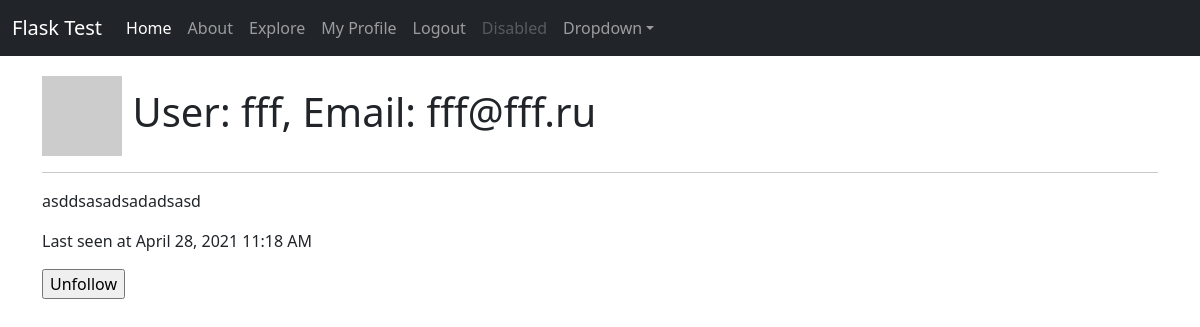
/user/fff (signed in), run on an earlier commit of the app's database.
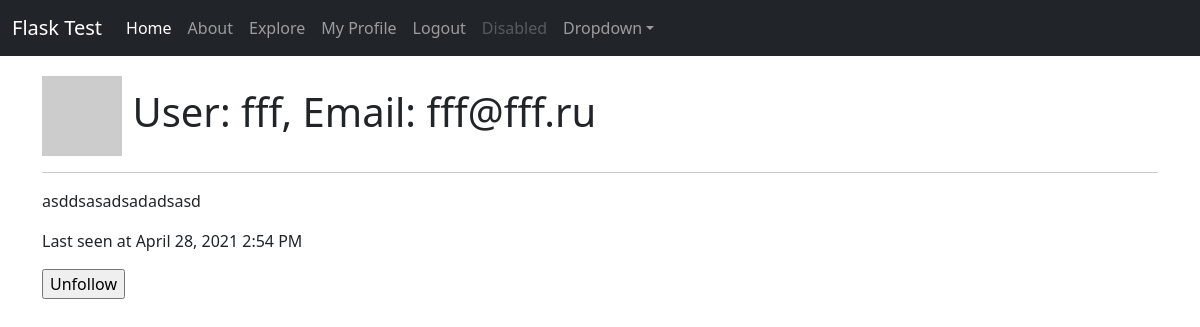
And on a later commit of the database.
### app/models.py (models this page shows, shortened)
class User(UserMixin, db.Model):
    id = db.Column(db.Integer, primary_key=True)
    username = db.Column(db.String(50), index=True, unique=True)
    email = db.Column(db.String(100), index=True, unique=True)
    password = db.Column(db.String(128))
    about_me = db.Column(db.String(250))
    posts = db.relationship('Post', backref='author', lazy='dynamic')
    last_seen = db.Column(db.DateTime, default=datetime.utcnow())
    followed = db.relationship(
        'User', secondary=followers,
        primaryjoin=(followers.c.follower_id == id),
        secondaryjoin=(followers.c.followed_id == id),
        backref=db.backref('followers', lazy='dynamic'), lazy='dynamic'
    )
    def avatar(self, size):
        digest = md5(self.email.lower().encode('utf-8')).hexdigest()
        return 'https://www.gravatar.com/avatar/{}?d=identicon&s={}'.format(digest, size)
    def is_following(self, user):
        return self.followed.filter(followers.c.followed_id == user.id).count() > 0

### app/routes.py (the view)
@app.route('/user/<username>')
@login_required
def user(username):
    u = User.query.filter_by(username=username).first_or_404()
    form = EmptyForm()
    return render_template('user.html', user=u, form=form)

### app/forms.py
class EmptyForm(FlaskForm):
    submit = SubmitField(_l('Submit'))

### app/models.py (called while the page is built)
@login.user_loader
def load_user(id):
    return User.query.get(int(id))

### app/routes.py (called while the page is built)
@app.before_request
def before_request():
    if current_user.is_authenticated:
        current_user.last_seen = datetime.utcnow()
        db.session.commit()
        g.locale = 'ru'

### app/templates/user.html (shortened to what this page needs)
{% extends '__base.html' %}
{% block body %}
<h1><img src="{{ user.avatar(128) }}"> User: {{ user.username }}, Email: {{ user.email }}</h1>
<hr>
{% if user.about_me %}<p>{{ user.about_me }}</p>{% endif %}
{% if user.last_seen %}<p>{{ _('Last seen at') }} {{ moment(user.last_seen).format('LLL') }}</p>{% endif %}
{% if user == current_user %}<p><a href="{{ url_for('edit_profile') }}" class="btn btn-outline-dark">{{ _('Edit profile') }}</a></p>
{% elif not current_user.is_following(user) %}
<p><form action="{{ url_for('follow', username=user.username) }}" method="POST">
    {{ form.hidden_tag() }}
    {{ form.submit(value='Follow') }}
</form></p>
{% else %}
<p><form action="{{ url_for('unfollow', username=user.username) }}" method="POST">
    {{ form.submit(value='Unfollow') }}
</form></p>
{% endif %}
{% endblock %}

### app/templates/__base.html (shortened to what this page needs)
<!DOCTYPE html>
<html lang="en">
<head>
    <link rel="stylesheet" href="{{ url_for('static', filename='css/mysite.css') }}">
    <link rel="stylesheet" href="{{ url_for('static', filename='css/bootstrap.css') }}">
</head>
<body>
    <nav class="navbar navbar-expand-sm navbar-dark bg-dark" aria-label="Third navbar example">
    <div class="container-fluid">
      <a class="navbar-brand" href="{{ url_for('index') }}">Flask Test</a>
      <div class="navbar-collapse collapse" id="navbarsExample03" style="">
        <ul class="navbar-nav me-auto mb-2 mb-sm-0">
          <li class="nav-item">
            <a class="nav-link active" aria-current="page" href="/">{{ _('Home') }}</a>
          </li>
          <li class="nav-item">
            <a class="nav-link" href="{{ url_for('about') }}">{{ _('About') }}</a>
          </li>
          <li class="nav-item">
            <a class="nav-link" href="{{ url_for('explore') }}">{{ _('Explore') }}</a>
          </li>
          <li class="nav-item">
            {% if current_user.is_anonymous %}
            <a class="nav-link" href="{{ url_for('auth.login') }}">Login</a>
            </li>
          <li class="nav-item">
            <a class="nav-link" href="{{ url_for('auth.register') }}">Register</a>
            {% else %}
            <a class="nav-link" href="{{ url_for('user', username=current_user.username) }}">{{ _('My Profile') }}</a>
            </li>
          <li class="nav-item">
            <a class="nav-link" href="{{ url_for('auth.logout') }}">Logout</a>
            {% endif %}
          </li>
          <li class="nav-item">
            <a class="nav-link disabled" href="#" tabindex="-1" aria-disabled="true">Disabled</a>
          </li>
          <li class="nav-item dropdown">
            <a class="nav-link dropdown-toggle" href="#" id="dropdown03" data-bs-toggle="dropdown" aria-expanded="false">Dropdown</a>
          </li>
        </ul>
      </div>
    </div>
  </nav>
    <div class="container">
      {% block body %}{% endblock %}
    </div>
</body>
</html>

### app/static/css/mysite.css (style rules this page uses)
body { padding-bottom: 20px; }
.navbar { margin-bottom: 20px; }

What changed in the data, as far as the page shows it:
changed User "fff": last_seen "April 28, 2021 11:18 AM" → "April 28, 2021 2:54 PM"
